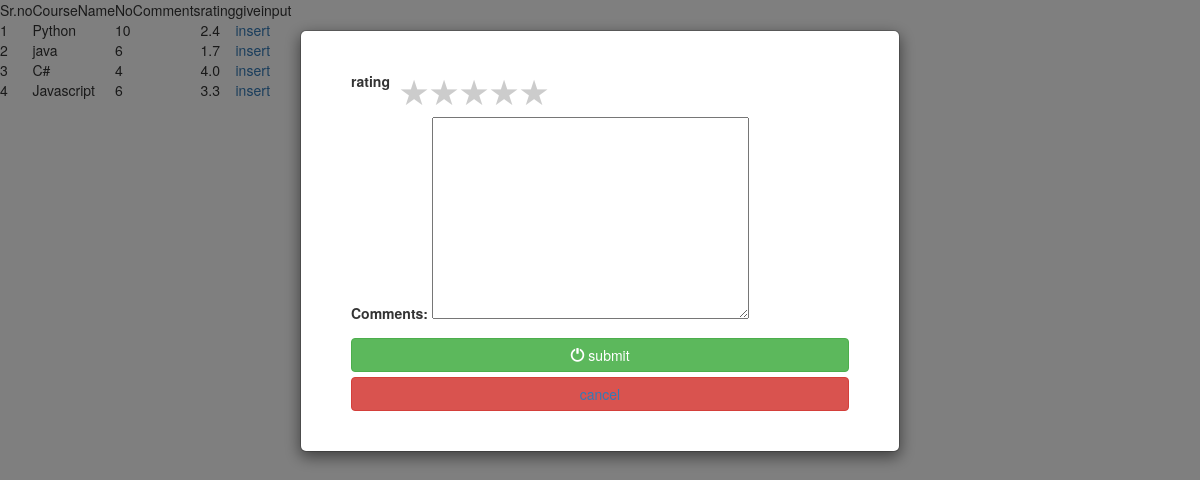
/1/, run on the app's committed database.
### Courses/models.py (models this page shows)
class Courses(models.Model):
    course_id = models.BigAutoField(unique=True, primary_key=True)
    Coursename = models.CharField(max_length=100, unique=True)
    def __str__(self):
        return self.Coursename

### Courses/views.py (the view)
# urls.py: path("<int:courseid>/", views.input, name="insertrating"),
def input(request, courseid):
    form = rating()
    print(courseid)
    if request.method == "POST":
        cid = Courses.objects.get(course_id=courseid)
        Coursedata.objects.create(course_id=cid,
                                  comments=request.POST['comments'], rating=request.POST['rate'])
        return HttpResponseRedirect('/')
    cd = Courses.objects.all()
    ratingresult = {}
    for i in cd:
        print(i)
        onlypython = Courses.objects.filter(Coursename=i)
        courserating = Coursedata.objects.filter(course_id__in=onlypython)
        su = 0
        for j in courserating:
            su += j.rating
        if su > 0:
            su = su/courserating.count()
        ratingresult[i.Coursename] = round(su, 1)
    print(ratingresult)
    return render(request, "input2.html", {'form': form, 'values': cd, 'courserating': ratingresult})

### Courses/forms.py
class rating(forms.ModelForm):
    class Meta:
        model = Coursedata
        fields = ["comments", ]

### Courses/templates/input2.html (shortened to what this page needs)
<!DOCTYPE html>
<html>
<head>
  <link rel="stylesheet" href="https://maxcdn.bootstrapcdn.com/bootstrap/3.4.1/css/bootstrap.min.css">
</head>
<body>
    <table>
        <tr>
            <td>Sr.no</td>
            <td>CourseName</td>
            <td>NoComments</td>
            <td>rating</td>
            <td>giveinput</td>
        </tr>
        {% for i in values %}
        <tr>
                <td>{{i.course_id}}</td>
                <td>{{i.Coursename}}</td>
                <td>{{i.coursedata_set.all.count}}</td>
                {% for k,v in courserating.items%}
                    {% if k == i.Coursename%}
                        <td>{{v}}</td>
                    {% endif %}
                {% endfor %}
                <td><a href="{% url 'insertrating' courseid=i.course_id %}" type="button">insert</a></tr>
        {% endfor%}
    </table>
<div class="container">
  <div class="modal fade" id="myModal" role="dialog">
    <div class="modal-dialog">
      <div class="modal-content">
        <div class="modal-body" style="padding:40px 50px;">
          <form role="form" method="POST" >
            <label class='name' for="rate">rating</label>
            <div class="rate">
                <label for="star5" title="text">5 stars</label>
                <label for="star4" title="text">4 stars</label>
                <label for="star3" title="text">3 stars</label>
                <label for="star2" title="text">2 stars</label>
                <label for="star1" title="text">1 star</label>
            </div>
        <div class="name">{{form.as_p}}</div>
              <button type="submit" class="btn btn-success btn-block"><span class="glyphicon glyphicon-off"></span> submit</button>
    <button class="btn btn-danger btn-block"><a href="{% url 'home' %}" type="button">cancel</a></button>
          </form>
        </div>
      </div>
    </div>
  </div>
</div>
</body>
</html>

### Courses/templates/input2.html (style rules this page uses)
* { margin: 0; padding: 0; }
.name { float:left }
.rate { float: left; height: 46px; padding: 0 10px; }
.rate:not(:checked) > label { float:right; width:1em; overflow:hidden; white-space:nowrap; cursor:pointer; font-size:30px; color:#ccc; }
.rate:not(:checked) > label:before { content: '★ '; }

### data on the page
Courses: course_id "1", Coursename "Python", coursedata_set.all.count "10", courserating "2.4"
Courses: course_id "2", Coursename "java", coursedata_set.all.count "6", courserating "1.7"
Courses: course_id "3", Coursename "C#", coursedata_set.all.count "4", courserating "4.0"
Courses: course_id "4", Coursename "Javascript", coursedata_set.all.count "6", courserating "3.3"
